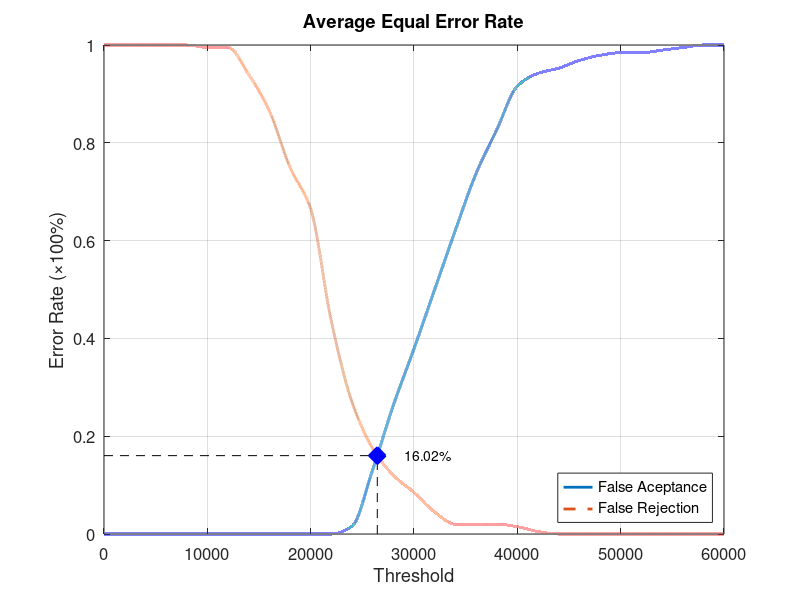
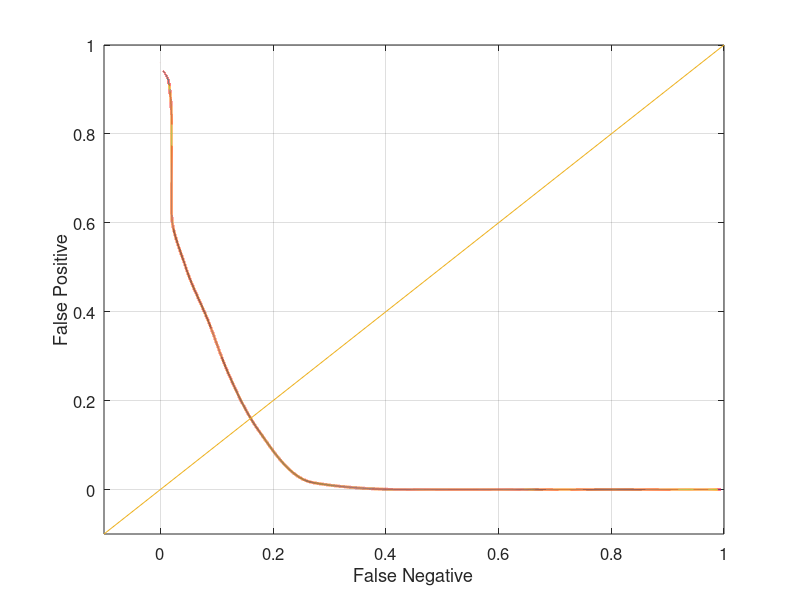

Recreate these plots in MATLAB, in order.
function yEER = Database1_2
close all;
clear;
clc;
x = 0:2000:60000;
xq = 0:0.5:60000;

y0 = [0 0 0 0 0 0 0 0 0 0 0 0 0.0157895 0.131579 0.263158 0.378947 0.5 0.621053 0.736842 0.826316 0.915789 0.942105 0.952632 0.968421 0.978947 0.984211 0.984211 0.989474 0.994737 1 1];
yy0 = interp1(x, y0, xq, 'pchip');
y1 = [1 1 1 1 1 0.995 0.995 0.94 0.865 0.75 0.665 0.435 0.27 0.175 0.12 0.085 0.045 0.02 0.02 0.02 0.015 0.005 0 0 0 0 0 0 0 0 0];
yy1 = interp1(x, y1, xq, 'pchip');

% Calculating EER: 
y2 = abs(y0 - y1);
find(y2 == min(y2))
yy2 = abs(yy0 - yy1);
xEER = find(yy2 == min(yy2));
xEERIndex = xq(xEER) % X-axis EER
yEER = yy0(xEER) % Y-axis EER

main = figure
plot(xq, yy0,'-','LineWidth', 2);	hold on
plot(xq, yy1,'--','LineWidth', 2);	hold on
plot([xEERIndex xEERIndex], [0 yEER], 'k--');	hold on
plot([0 xEERIndex], [yEER yEER], 'k--');	hold on
plot(xEERIndex, yEER, 'bx', 'LineWidth', 10);	hold on
text(xEERIndex + 10 * xEERIndex / 100, yEER, [num2str(round((10000 * yEER)) / 100) '%'])
legend('False Aceptance', 'False Rejection', 'Location', 'SouthEast')
xlabel('Threshold')
ylabel('Error Rate (\times100%)')
title('Average Equal Error Rate')
set(gca, 'FontSize', 12)
axis([0 60000 0 1])
grid on

print(main, 'Database1_2Main', '-dpng');
FNRxFPR = figure('Color', [1 1 1]);
plot(yy1, yy0, '-', yy1, yy0, 'LineWidth', 2);
hold on
y = -0.1:0.1:1
plot(y, y); 
set(gca, 'FontSize', 12)
xlabel('False Negative')
ylabel('False Positive')
axis([-0.1 1 -0.1 1])
set(gca, 'FontSize', 12)
grid on

print(FNRxFPR, 'Database1_2FNRxFPR','-dpng');
end
